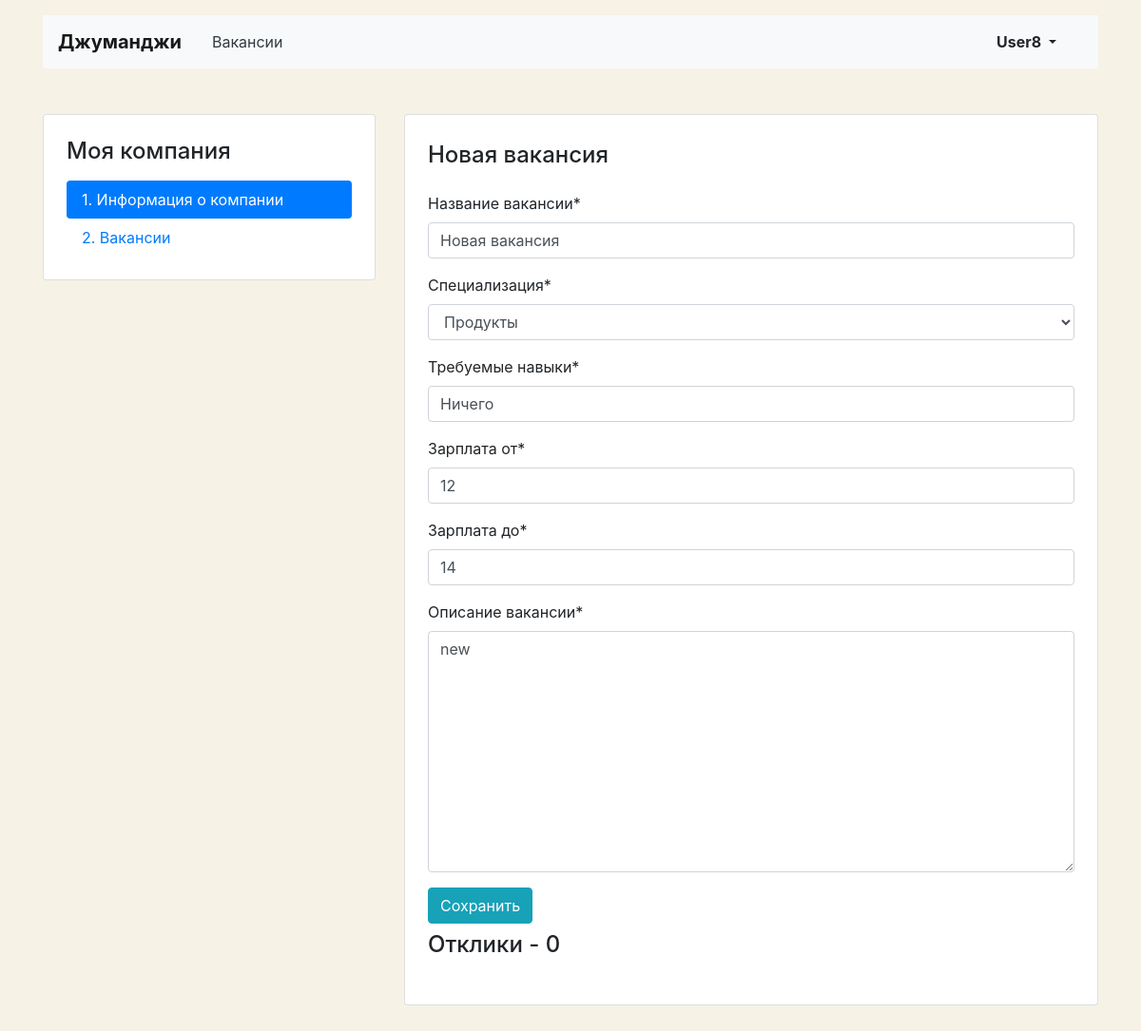
/mycompany/vacancies/12 (signed in), run on the app's committed database.
### vacancy/models.py (models this page shows)
class Vacancy(models.Model):
    title = models.CharField(max_length=120)
    specialty = models.ForeignKey(Specialty, on_delete=models.CASCADE, related_name='vacancies')
    company = models.ForeignKey(Company, on_delete=models.CASCADE, related_name='vacancies')
    skills = models.CharField(max_length=120)
    description = models.TextField()
    salary_min = models.IntegerField()
    salary_max = models.IntegerField()
    published_at = models.DateField()

class Specialty(models.Model):
    code = models.CharField(max_length=20)
    title = models.CharField(max_length=120)
    picture = models.ImageField(upload_to=MEDIA_SPECIALITY_IMAGE_DIR)
    def __str__(self):
        return f'{self.title}'

### vacancy/views.py (the view, shortened to what this page needs)
# urls.py: path('mycompany/vacancies/<int:vacancy_pk>', MyVacancyView.as_view(), name='my_vacancy'),
class MyVacancyView(LoginRequiredMixin, View):
    def get(self, request, vacancy_pk):
        vacancy = get_object_or_404(Vacancy, company__owner=request.user.id, id=vacancy_pk)
        count_application = Application.objects.filter(vacancy=vacancy_pk).count()
        applications = Application.objects.filter(vacancy=vacancy_pk)
        return render(request, 'my_vacancy.html', context={
            'form': MyVacanciesForm(instance=vacancy),
            'vacancy_pk': vacancy_pk,
            'count_application': count_application,
            'applications': applications,
            'vacancy': vacancy,
        })

### vacancy/forms.py
class MyVacanciesForm(forms.ModelForm):
    class Meta:
        model = Vacancy
        fields = ('title', 'specialty', 'skills', 'salary_min', 'salary_max', 'description')
        labels = {
            'title': 'Название вакансии',
            'specialty':  'Специализация',
            'skills': 'Требуемые навыки',
            'salary_min': 'Зарплата от',
            'salary_max': 'Зарплата до',
            'description': 'Описание вакансии'
        }

### vacancy/templates/my_vacancy.html (shortened to what this page needs)
{% extends 'base.html' %}
{% block container %}
  <main class="container mt-3 pb-5">
    <div class="row mt-5">
      <div class="col-12 col-lg-4">
        <aside class="pt-3 pb-4 px-4 mb-5 card">
          <h1 class="h4 pt-2 pb-2">Моя компания</h1>
          <div class="nav flex-column nav-pills">
            <a class="nav-link active" href="{% url 'my_company' %}">1. Информация о&nbsp;компании</a>
            <a class="nav-link" href="{% url 'my_vacancies' %}">2. Вакансии</a>
          </div>
        </aside>
      </div>
      <div class="col-12 col-lg-8">
        <div class="card">
          <div class="card-body px-4 pb-4 tab-content">
            <section>
              <h2 class="h4 pt-2 pb-3">{{vacancy.title}}</h2>
                {% load crispy_forms_tags %}
                <form method="post">{% csrf_token %}
                    {{ form|crispy }}
                    <button type="submit" class="btn btn-info">Сохранить</button>
                </form>
              <h2 class="h4 pt-2 pb-3">Отклики - {{count_application}}</h2>
            </section>
          </div>
        </div>
      </div>
    </div>
  </main>
{% endblock %}

### vacancy/templates/base.html (shortened to what this page needs)
<!DOCTYPE html>
<html lang="ru">
<head>
  <link rel="stylesheet" href="https://stackpath.bootstrapcdn.com/bootstrap/4.3.1/css/bootstrap.min.css">
</head>
<body>
  <header class="container mt-3">
    <nav class="navbar navbar-expand-lg navbar-light bg-light">
      <a class="navbar-brand mr-4 font-weight-bold" href="{% url 'main' %}">Джуманджи</a>
      <div class="collapse navbar-collapse justify-content-between" id="navbarNav">
        <ul class="navbar-nav col-10">
          <li class="nav-item">
            <a class="nav-link text-dark" href="{% url 'vacancies' %}">Вакансии</a>
          </li>
        </ul>
        <ul class="navbar-nav col-2 justify-content-end">
          <li class="nav-item active">
            {% if user.is_authenticated %}
            <div class="btn-group">
              <button type="button" class="btn dropdown-toggle font-weight-bold" data-toggle="dropdown" aria-haspopup="true" aria-expanded="false">
                {{request.user}}
              </button>
              {% else %}
              <a class="nav-link" href="{% url 'login' %}" class="nav-link font-weight-bold">Вход</a>
              {% endif %}
            </div>
          </li>
        </ul>
      </div>
    </nav>
  </header>
  {% block container %} {% endblock %}
</body>
</html>

### vacancy/templates/my_vacancy.html (style rules this page uses)
body { background-color: #F6F2E6; }

### data on the page
Vacancy: title "Новая вакансия", specialty "Продукты", skills "Ничего", salary_min "12", salary_max "14", description "new"

### other printed values
{{ request.user }} "User8"
{{ count_application }} "0"
